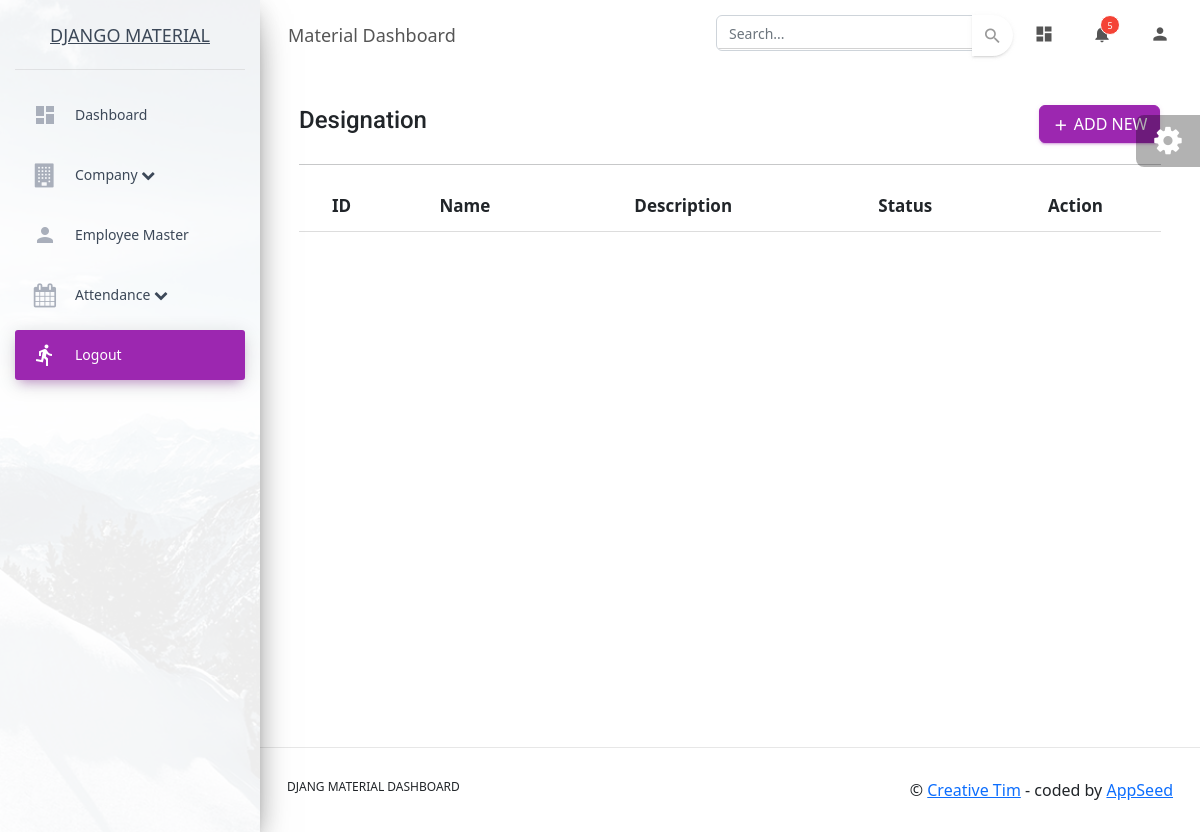
The app's page /designation, older data.
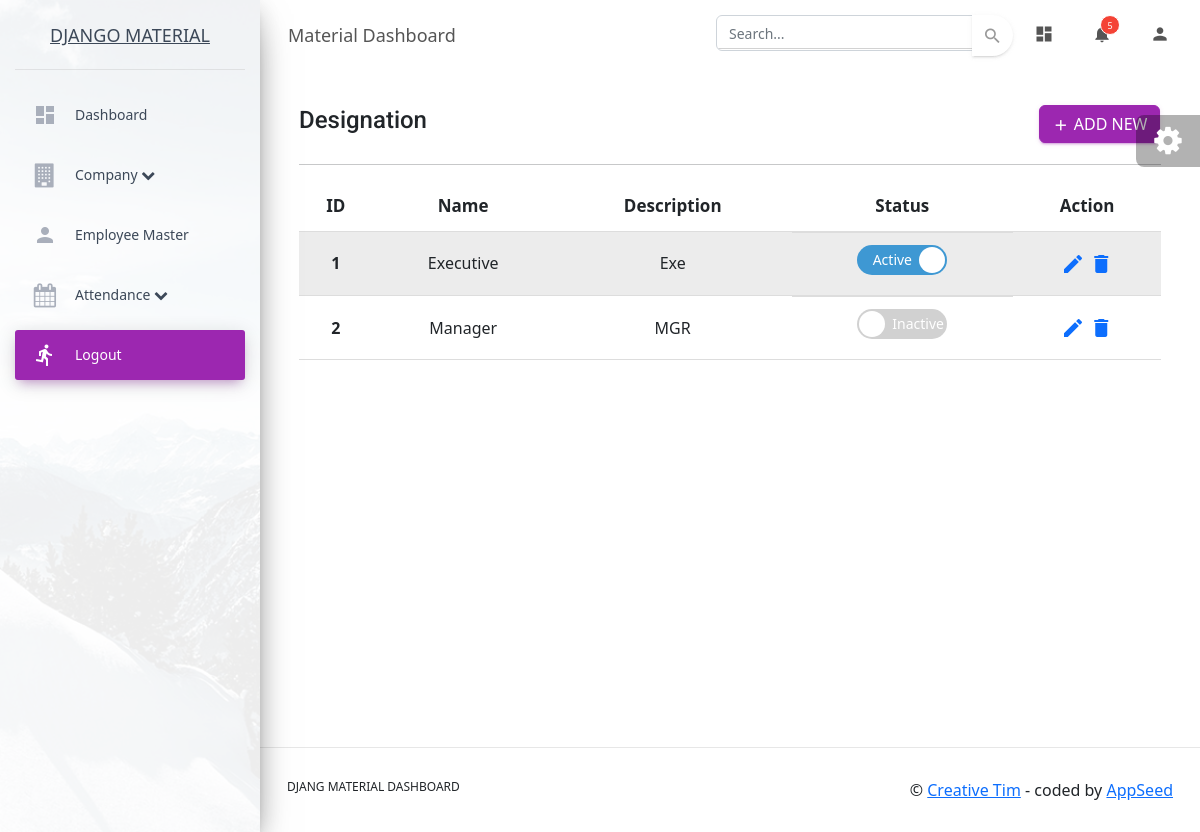
The same page, newer data.
### Employee_App/models.py (models this page shows, shortened)
class Designation_Master(models.Model):
    Desg_Id=models.AutoField(primary_key=True)
    Desg_Name=models.TextField(unique = True)
    Desg_description = models.TextField()
    Desg_Status=models.BooleanField(default=True)
    Created_By=models.IntegerField(null=True,blank=True)
    Created_Date=models.DateTimeField(default=timezone.now)
    Modified_By=models.IntegerField(null=True,blank=True)
    Modified_Date=models.DateTimeField(auto_now=True)

### Employee_App/views.py (the view)
# urls.py: path('designation', views.designation, name="designation"),
def designation(request):
    designation_list = Designation_Master.objects.all()
    context = {
        'page_title':'Designation',
        'designations':designation_list,
    }
    return render(request, 'Employee/Designation/Designations.html',context)

### templates/Employee/Designation/Designations.html (shortened to what this page needs)
{% extends "layouts/base.html" %}
{% block content %}
<div class="container-fluid">
    <div class="row  align-items-center">
        <div class="col mx-auto ">
            <h4 class="">Designation</h4>
		</div>
        <div class="col mx-auto d-flex justify-content-end">
            <a class="btn btn-primary" href="{% url 'designation/manage' %}" id="create_new"><i class="material-icons mdc-button__icon">add</i><span> Add New</span></a>
        </div>
    </div>
<hr>
    <div class="row">
            <div class="table-responsive">
                <table class="table table-hover table-sm table-striped ">
                    <thead class="fw-bold text-center">
                      <tr>
                        <th class="fw-bold" scope="col">ID</th>
                        <th class="fw-bold" scope="col">Name</th>
                        <th class="fw-bold" scope="col">Description</th>
                        <th class="fw-bold" scope="col">Status</th>
                        <th class="text-center py-1 fw-bold">Action</th>
                      </tr>
                    </thead>
                    <tbody>
                      <tr class="text-center">
                        {% for designation in designations %}
                        <th class="text-center" scope="row">{{ designation.Desg_Id }}</th>
                        <td class="text-center">{{ designation.Desg_Name }}</td>
                        <td class="text-center">{{ designation.Desg_description }}</td>
                        <td class="d-flex justify-content-center" >
                          <div class="switchToggle">
                            <label for="switch">Toggle</label>
                          </div>
                      </td>
                        <td class="text-center">
                            <a href="designation/manage?id={{designation.Desg_Id }}"  ><i class="material-icons">edit</i></a>
                            <a href="designation/delete?id={{designation.Desg_Id }}"
                            onclick="return confirm('Are you sure you want to delete?')"><i class="material-icons">delete</i></a>
                        </td>
                      </tr>
                      {% endfor %}
                    </tbody>
                  </table>
            </div>
    </div>
</div>
{% endblock content %}

Row changes from the older to the newer data that the page shows:
added Designation_Master: Desg_Id "1", Desg_Name "Executive", Desg_description "Exe"
added Designation_Master: Desg_Id "2", Desg_Name "Manager", Desg_description "MGR"
